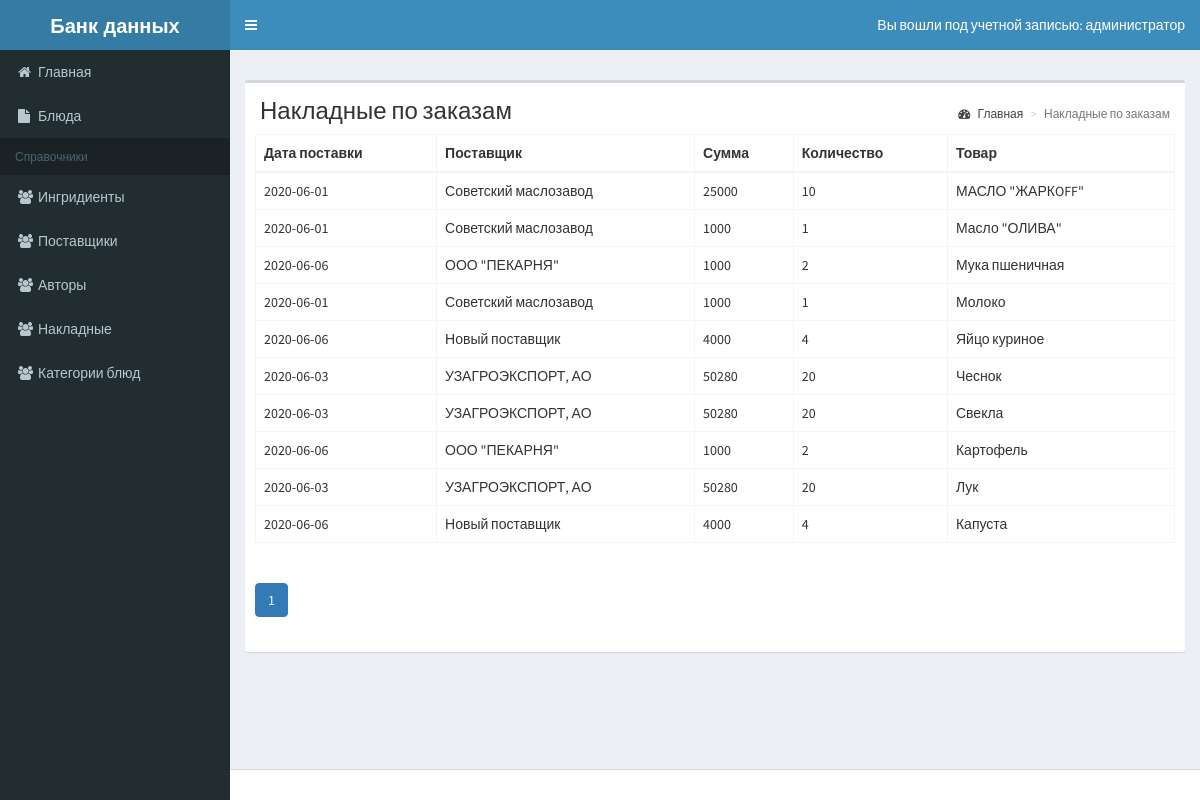
Screenshot of /project/list-invoice.php (signed in) with the database file from the repository.
### tables this page shows
CREATE TABLE `invoice` (
  `invoice_id` int(11) NOT NULL,
  `data` date NOT NULL,
  `provider_id` int(11) NOT NULL,
  `price` int(11) NOT NULL,
  `quantity` int(11) NOT NULL
);

CREATE TABLE `provider` (
  `provider_id` int(11) NOT NULL,
  `name` varchar(20) NOT NULL,
  `adress` varchar(50) NOT NULL,
  `tel` varchar(12) NOT NULL
);

CREATE TABLE `ingridient` (
  `ingridient_id` int(11) NOT NULL,
  `name` varchar(50) NOT NULL,
  `calory` int(11) NOT NULL,
  `invoice_id` int(11) NOT NULL
);

### project/classes/BaseMap.php (called while the page is built, shortened)
<?php
abstract class BaseMap extends Config{
function __construct()
{
try{
    $this->db = new PDO('mysql:host='.self::HOST.';dbname='.self::DB_NAME,self::DB_USER,self::DB_PASSWORD);
    }
    catch(PDOException $e) {
        echo $e->getMessage();
    }
    catch (Exception $ex) {
}
}}

### project/classes/InvoiceMap.php (called while the page is built, shortened)
<?php
class InvoiceMap extends BaseMap{
public function findAll($ofset=0,$limit=30){
$res = $this->db->query("SELECT invoice.invoice_id,invoice.data,invoice.price,
    invoice.quantity,provider.name as provider,ingridient.name as ingridient,
    provider.adress,provider.tel,ingridient.calory
    FROM invoice
    INNER JOIN provider on invoice.provider_id=provider.provider_id
    INNER JOIN ingridient on invoice.invoice_id=ingridient.invoice_id "
        . "LIMIT $ofset,$limit");
return $res->fetchAll(PDO::FETCH_OBJ);
}
}

### project/list-invoice.php (the view, shortened to what this page needs)
<?php
$size = 30;
if (isset($_GET['page'])) {
$page = Helper::clearInt($_GET['page']);
} else {
$page = 1;
}
$invoiceMap = new InvoiceMap();
$invoices = $invoiceMap->findAll($page*$size-$size, $size);
$header = 'Накладные по заказам';
require_once 'template/header.php';
?>
<div class="row">
<div class="col-xs-12">
<div class="box">
<section class="content-header">
<h1><?=$header;?></h1>
<ol class="breadcrumb">
<li><a href="/index.php"><i class="fa fa-dashboard"></i> Главная</a></li>
<li class="active"><?=$header;?></li>
</ol>
</section>
<div class="box-body">
<?php
if ($invoices) {
?>
<table id="example2" class="table table-bordered table-hover">
<thead>
<tr>
<th>Дата поставки</th>
<th>Поставщик</th>
<th>Сумма</th>
<th>Количество</th>
<th>Товар</th>
</tr>
</thead>
<tbody>
<?php
foreach ($invoices as $invoice) {
echo '<tr>';
echo '<td>'.$invoice->data.'</td>';
echo '<td>'.$invoice->provider.'</td>';
echo '<td>'.$invoice->price.'</td>';
echo '<td>'.$invoice->quantity.'</td>';
echo '<td>'.$invoice->ingridient.'</td>';
echo '</tr>';
}
?>
</tbody>
</table>
<?php } else {
echo 'Ни одной накладной не найдено';
} ?>
</div>
<div class="box-body">
</div>
</div>
</div>
</div>
<?php
require_once 'template/footer.php';
?>

### rows the page displays
invoice: data "2020-06-01", provider.name "Советский маслозавод", price "25000", quantity "10", ingridient.name "МАСЛО \"ЖАРКOFF\""
invoice: data "2020-06-01", provider.name "Советский маслозавод", price "1000", quantity "1", ingridient.name "Масло \"ОЛИВА\"", ingridient.name "Молоко"
invoice: data "2020-06-06", provider.name "ООО \"ПЕКАРНЯ\"", price "1000", quantity "2", ingridient.name "Мука пшеничная", ingridient.name "Картофель"
invoice: data "2020-06-06", provider.name "Новый поставщик", price "4000", quantity "4", ingridient.name "Яйцо куриное", ingridient.name "Капуста"
invoice: data "2020-06-03", provider.name "УЗАГРОЭКСПОРТ, АО", price "50280", quantity "20", ingridient.name "Чеснок", ingridient.name "Свекла", ingridient.name "Лук"

### other values shown
$_SESSION['roleName'] "администратор"
$header "Накладные по заказам"
